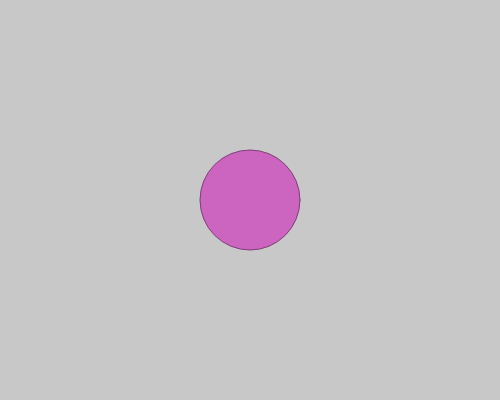
Frame 1 (no input)
Frame 60 (no input): identical to frame 1, image omitted
Frame 120 (the mouse pressed at the canvas centre since frame 60): identical to frame 1, image omitted

The p5.js sketch that drew this single still picture (run headless with seeded random() and noise() and a simulated clock; from frame 60 on, the mouse is pressed at the canvas centre):

// p5.js sketch
// ── sketch.js

//Variable
var x;
var y;
//var x,y;

function setup() {
	//Canvas Size
	createCanvas(500, 400);
	//background color
	background(200);

	//set colors
	fill(204, 101, 192);
	stroke(127, 63, 120);

	//ellipse x, y
	x = 250;
	y = 200;

	//Shapes
	ellipse(x, y, 100, 100);

}


function draw() {
	
}
